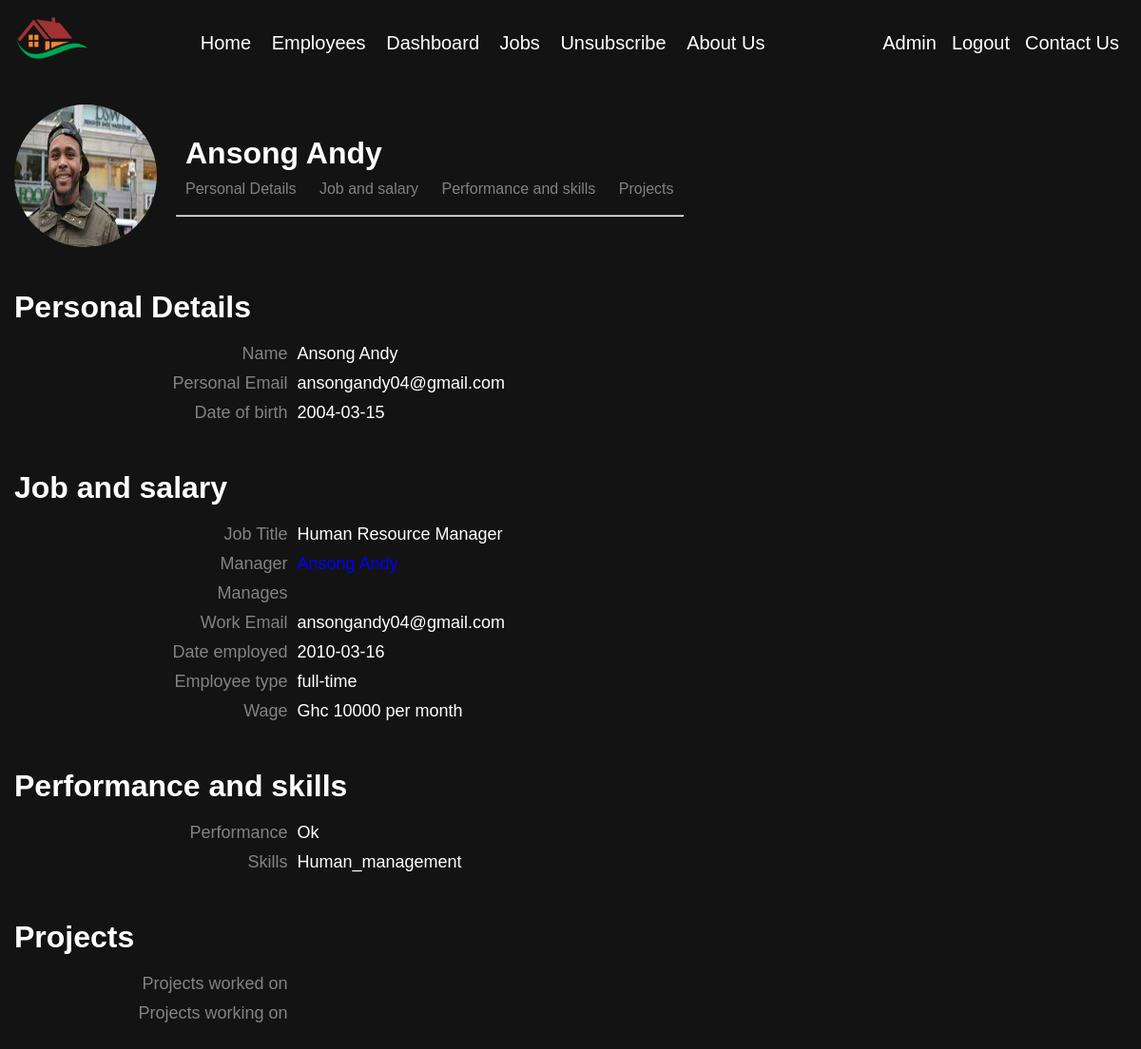
/mydashboard (signed in), run on an earlier commit of the app's database.
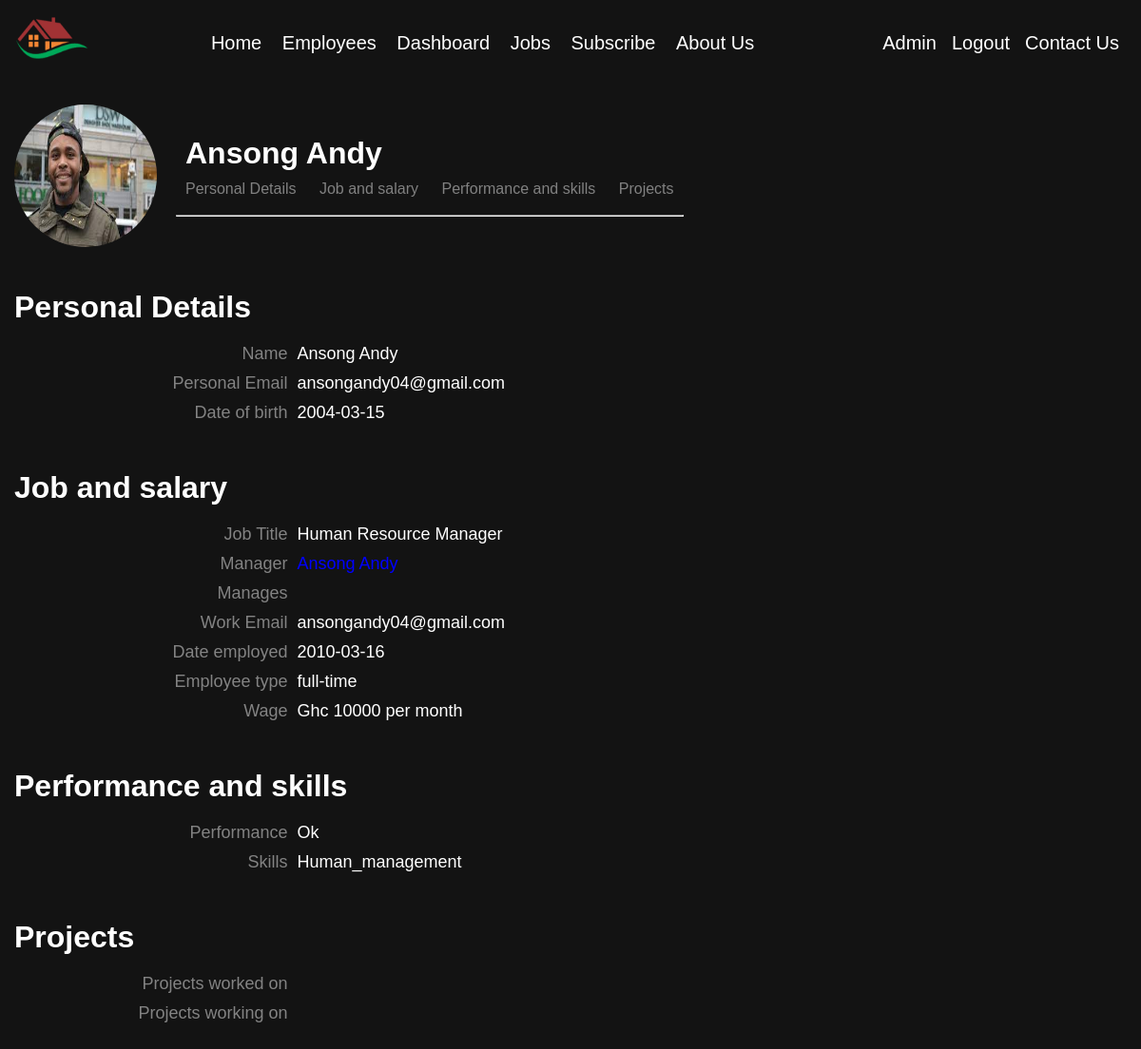
And on a later commit of the database.
### mainApp/models.py (models this page shows)
class User(db.Model, UserMixin):
    id = db.Column(db.Integer, primary_key=True, nullable=False, autoincrement=True)
    firstName = db.Column(db.String(50), nullable=False)
    middleName = db.Column(db.String(50), nullable=False)
    lastName = db.Column(db.String(50), nullable=False)
    phone = db.Column(db.Integer, unique=True)
    email = db.Column(db.String(100), unique=True, nullable=False)
    date_of_birth = db.Column(db.String(12), nullable=False)
    img = db.Column(db.String(), nullable=False)
    password = db.Column(db.String(150), nullable=False)
    is_superuser = db.Column(db.Boolean, default=False)
    is_admin = db.Column(db.Boolean, default=False)
    isSubscribed = db.Column(db.Boolean, default=False)
    EMPLOYEE = db.relationship('Employee', back_populates='user', cascade='all,delete-orphan', viewonly=True)
    APPLICANT = db.relationship('Applicant', cascade='all,delete-orphan')

class Job(db.Model):
    id = db.Column(db.Integer, primary_key=True, nullable=False, autoincrement=True)
    name = db.Column(db.String(50), nullable=False)
    isAvailable = db.Column(db.Boolean, default=True)
    job_description = db.Column(db.String(300), default='No information')
    salary = db.Column(db.Integer)
    skills = db.Column(db.String(100))
    startApply = db.Column(db.Date, default=datetime.date.today())
    endApply = db.Column(db.Date, default=None)
    type = db.Column(db.String(10), default="Full time")
    EMPLOYEE = db.relationship('Employee', backref='employee', cascade='all,delete-orphan')
    APPLICANT = db.relationship('Applicant', backref='applicant', cascade='all,delete-orphan')

class Employee(db.Model):
    id = db.Column(db.Integer, primary_key=True, nullable=False, autoincrement=True)
    user_id = db.Column(db.Integer, db.ForeignKey("user.id"))
    job_id = db.Column(db.Integer, db.ForeignKey('job.id'))
    date_employed = db.Column(db.Date, default=datetime.date.today())
    about = db.Column(db.String(150), default="No description")
    skills = db.Column(db.String(100), default="Not assessed")
    performance = db.Column(db.String(100), default="Not assessed")
    work_email = db.Column(db.String(50))
    isManager = db.Column(db.Boolean, default=False)
    manager_id = db.Column(db.Integer, db.ForeignKey('employee.id'))
    PROJECT = db.relationship('Projects', secondary=employee_project, backref='em_projects')
    employees = db.relationship('Employee', backref=db.backref('manager', remote_side=[id]))
    user = db.relationship('User', back_populates="EMPLOYEE", viewonly=True)

### mainApp/views.py (the view)
@login_required
@views.route('/mydashboard')
def mydashboard():
    if not current_user.is_authenticated:
        return redirect(url_for("auth.login"))
    employee = Employee.query.filter_by(user_id=current_user.id).first()
    job = Job.query.filter_by(id=employee.job_id).first()
    project = employee.PROJECT
    managed_employees = get_managed_employees(employee.id)
    managers = get_managers(employee.id)
    return render_template('mydashboard.html', user=current_user, employee=employee, project=project, job=job,
                           managed_employees=managed_employees, managers=managers)

### mainApp/__init__.py (called while the page is built)
def create_app():
    app = Flask(__name__)
    UPLOAD_FOLDER = 'static/profiles/'
    app.config['UPLOAD_FOLDER'] = UPLOAD_FOLDER
    app.config['SECRET_KEY'] = 'gaa gaa'
    app.config['SQLALCHEMY_DATABASE_URI'] = f'sqlite:///{DB_NAME}'
    db.init_app(app)
    login_manager = LoginManager()
    login_manager.login_view = 'auth.login'
    login_manager.init_app(app)
    from mainApp.views import views
    from mainApp.auth import auth
    app.register_blueprint(views, url_prefix='/')
    app.register_blueprint(auth, url_prefix='/')
    from .models import User
    create_database(app)
    @login_manager.user_loader
    def load_user(id):
        return User.query.get(int(id))
    cache.init_app(app)
    return app

### mainApp/views.py (called while the page is built)
def get_managed_employees(employee_id):
    employee = Employee.query.get(employee_id)
    if employee:
        managed_employees = Employee.query.filter(Employee.isManager==False, Employee.id!=employee.id, Employee.PROJECT.any(Projects.em_projects.any(Employee.id==employee.id))).all()
        return managed_employees
    else:
        return None

def get_managers(employee_id):
    employee = Employee.query.get(employee_id)
    if employee:
        managers = Employee.query.filter_by(isManager=True).filter(Employee.PROJECT.any(Projects.em_projects.any(Employee.id==employee.id))).all()
        return managers
    else:
        return None

### mainApp/templates/mydashboard.html (shortened to what this page needs)
{% extends 'base.html' %}
{% block body %}
    {% include 'navbar.html' %}
    <div class="header">
        <img src="{{url_for('static', filename='profiles/'+user.img)}}" alt="profile picture">
        <div class="header2">
            <div id="name">
                <h1>{{user.lastName + " " + user.firstName}}</h1>
            </div>
            <ul id="list">
                <li><a href="#personal_details">Personal Details</a></li>
                <li><a href="#job_details">Job and salary</a></li>
                <li><a href="#perform_details">Performance and skills</a></li>
                <li><a href="#project_details">Projects</a></li>
            </ul>
            <br><hr>
        </div>
    </div>
    <div class="details" id="personal_details">
        <h1>Personal Details</h1>
        <div class="tabular">
            <div id="key">Name</div>
            <div id="value">{{user.lastName|title + " " + user.firstName|title}}</div>
            <div id="key">Personal Email</div>
            <div id="value">{{user.email}}</div>
            <div id="key">Date of birth</div>
            <div id="value">{{user.date_of_birth}}</div>
        </div>
    </div>
    <div class="details" id="job_details">
        <h1>Job and salary</h1>
        <div class="tabular">
            <div id="key">Job Title</div>
            <div id="value">{{job.name|title}}</div>
            <div id="key">Manager</div>
            <div id="value">
                {% if employee.isManager %}
                <a href="mydashboard">
                </a>
                {% else %}
                {% for  manager in managers %}
                <a href="{{ url_for('views.dashboard', id=manager.user.id) }}">
                    {{ manager.user.lastName|title + " "  + manager.user.firstName|title }}
                </a>
                {% endfor %}
                {% endif %}
            </div>
            <div id="key">Manages</div>
            <div id="value">
            </div>
            <div id="key">Work Email</div>
            <div id="value">{{employee.work_email}}</div>
            <div id="key">Date employed</div>
            <div id="value">{{employee.date_employed}}</div>
            <div id="key">Employee type</div>
            <div id="value">{{job.type}}</div>
            <div id="key">Wage</div>
            <div id="value">Ghc {{job.salary}} per month</div>
        </div>
    </div>
    <div class="details" id="perform_details">
        <h1>Performance and skills</h1>
        <div class="tabular">
            <div id="key">Performance</div>
            <div id="value">{{employee.performance|title}}</div>
            <div id="key">Skills</div>
            <div id="value">{{employee.skills|title}}</div>
        </div>
    </div>
    <div class="details" id="project_details">
        <h1>Projects</h1>
        <div class="tabular">
            <div id="key">Projects worked on</div>
            <div id="value">
            </div>
            <div id="key">Projects working on</div>
            <div id="value">
            </div>
        </div>
    </div>
{% endblock %}

### mainApp/templates/base.html (shortened to what this page needs)
<!DOCTYPE html>
<html lang="en">
<head>
    <link rel="stylesheet" href="{{ url_for('static', filename='styles.css')}}">
    <link rel="stylesheet" href="{{ url_for('static', filename='auth.css')}}">
</head>
<body>
    {% block body %}
    {% endblock %}
</body>
</html>

### mainApp/templates/navbar.html
<div class="nav">
    <img src="{{ url_for('static', filename='img/home.png') }}" alt="logo" id="logo">
    <ul>
        <li><a href="/">Home</a></li>
        {% if user.is_authenticated %}
        {% if user.EMPLOYEE or user.is_admin %}
        <li><a href="{{ url_for('views.employees')}}">Employees</a></li>
        <li><a href="{{ url_for('views.mydashboard')}}">Dashboard</a></li>
        {% endif %}
        {% endif %}
        <li><a href="{{ url_for('views.jobs')}}">Jobs</a></li>
        {% if user.is_authenticated %}
        {% if user.isSubscribed %}
        <li><a href="{{ url_for('views.subscribe')}}">Unsubscribe</a></li>
        {% else %}
        <li><a href="{{ url_for('views.subscribe')}}">Subscribe</a></li>
        {% endif %}
        {% endif %}
        <li><a href="{{ url_for('views.about')}}">About Us</a></li>
    </ul>
    <ul class="prof">
        {% if user.is_authenticated %}
        {% if user.is_admin %}
        <li><a href="{{ url_for('auth.admin')}}">Admin</a></li>
        {% endif %}
        <li><a href="{{ url_for('auth.logout')}}">Logout</a></li>
        {% else %}
        <li><a href="{{ url_for('auth.sign_up')}}">SignUp</a></li>
        {% endif %}
        <li><a href="{{ url_for('views.contactUs')}}">Contact Us</a></li>
    </ul>
</div>

### mainApp/static/styles.css (style rules this page uses)
* { padding:0; margin: 0; }
a { color:blue; text-decoration: none; }
body { background-color: rgb(19, 19, 19); color:white; font-family: Arial, sans-serif; }
.nav { display: flex; margin-bottom: 15px; padding: 15px; justify-content: space-between; align-items: center; font-size: 20px; }
.nav a { color:white; }
.nav ul li { display: inline; }
.nav #logo { width: 80px; height: 50px; }
.nav .prof { display: flex; align-items: center; }
.nav ul li { padding: 8px; }
.header { display:flex; padding: 15px; color:white; margin-bottom: 15px; align-items: center; }
.header img { border-radius: 50%; width: 150px; height: 150px; }
.header2 { padding-left: 20px; }
.header #name { margin-bottom: 10px; margin-left: 10px; }
.header2 ul li { display:inline; padding:10px; }
.header2 li a { color:rgb(129, 129, 129); }
.details { margin-bottom: 15px; padding: 15px; }
.details h1 { margin-bottom: 15px; }
.tabular { display: grid; grid-template-columns: 1fr 3fr; }
.tabular #key, .tabular #value { padding: 5px; font-size: 18px; }
.tabular #key { justify-self: end; color:rgb(131, 131, 131); }

### mainApp/static/auth.css (style rules this page uses)
* { padding:0; margin: 0; }
a { text-decoration: none; color:blue; }
body { background-color: rgb(19, 19, 19); }
ul { list-style: none; margin-top: 10px; }

What changed in the data, as far as the page shows it:
changed User "Ansong Andy": isSubscribed True → False (drawn)
Also different on the page:
text no longer shown: "Unsubscribe"
text now shown: "Subscribe"
